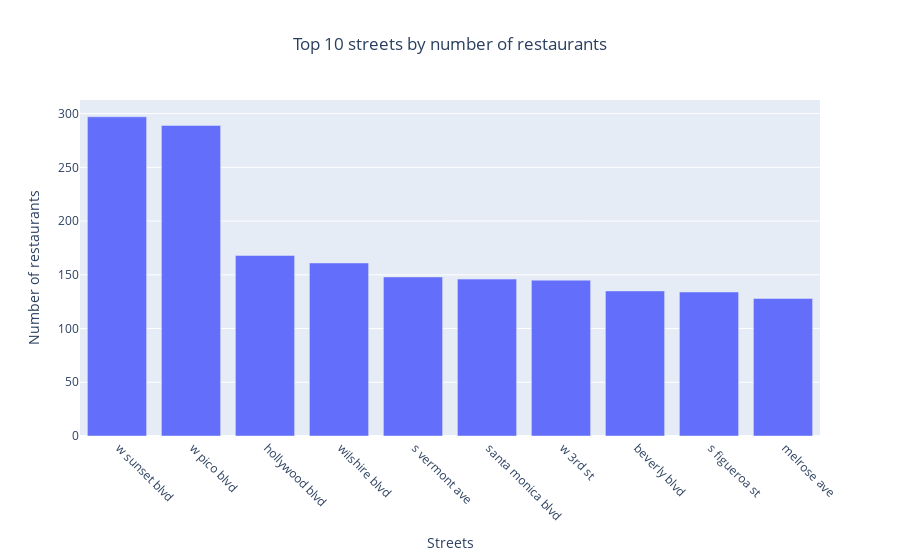

Notebook code for this chart:
### Markdown cell above
Let's find out what the ten most busy streets for dining are!

### Code cell
street_ten = rest_data['street_name'].value_counts().head(10)
fig=px.bar(x=street_ten.index, y=street_ten.values,
           title = 'Top 10 streets by number of restaurants',
          labels = ({'x':'Streets', 'y':'Number of restaurants'}))
fig.update_xaxes(tickangle=45)
fig.update_layout(title_x=0.5)

### Figure 1 — Plotly figure (JSON) as saved in the notebook; plotly's stock layout.template omitted (floating-point values rounded to 4 significant figures)
{"data": [{"alignmentgroup": "True", "hovertemplate": "Streets=%{x}<br>Number of restaurants=%{y}<extra></extra>", "legendgroup": "", "marker": {"color": "#636efa"}, "name": "", "offsetgroup": "", "orientation": "v", "showlegend": false, "textposition": "auto", "type": "bar", "x": [" w sunset blvd", " w pico blvd", " hollywood blvd", " wilshire blvd", " s vermont ave", " santa monica blvd", " w 3rd st", " beverly blvd", " s figueroa st", " melrose ave"], "xaxis": "x", "y": [297, 289, 168, 161, 148, 146, 145, 135, 134, 128], "yaxis": "y"}], "layout": {"barmode": "relative", "legend": {"tracegroupgap": 0}, "title": {"text": "Top 10 streets by number of restaurants", "x": 0.5}, "xaxis": {"anchor": "y", "domain": [0, 1], "tickangle": 45, "title": {"text": "Streets"}}, "yaxis": {"anchor": "x", "domain": [0, 1], "title": {"text": "Number of restaurants"}}}}
